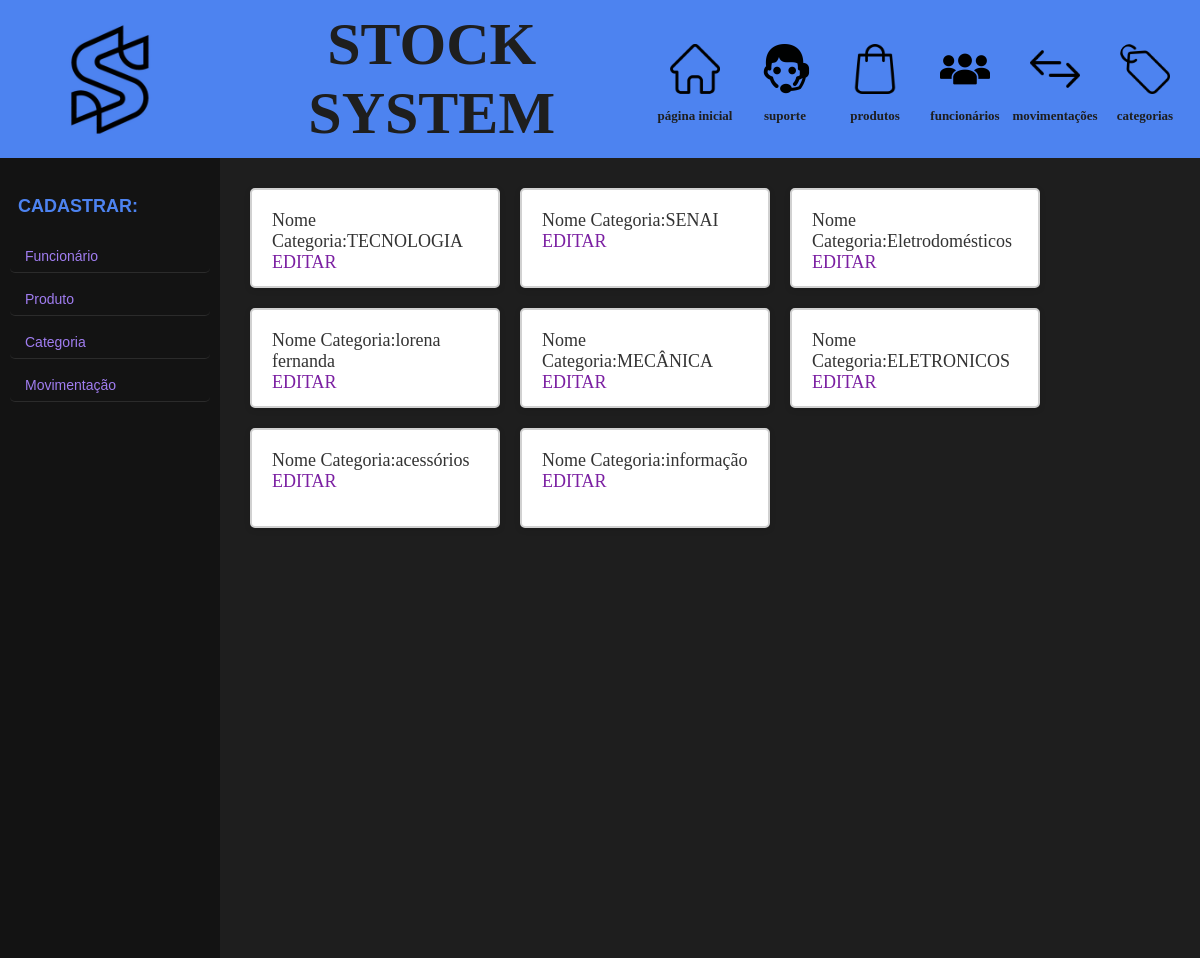
The page /categoria on the database as committed earlier.
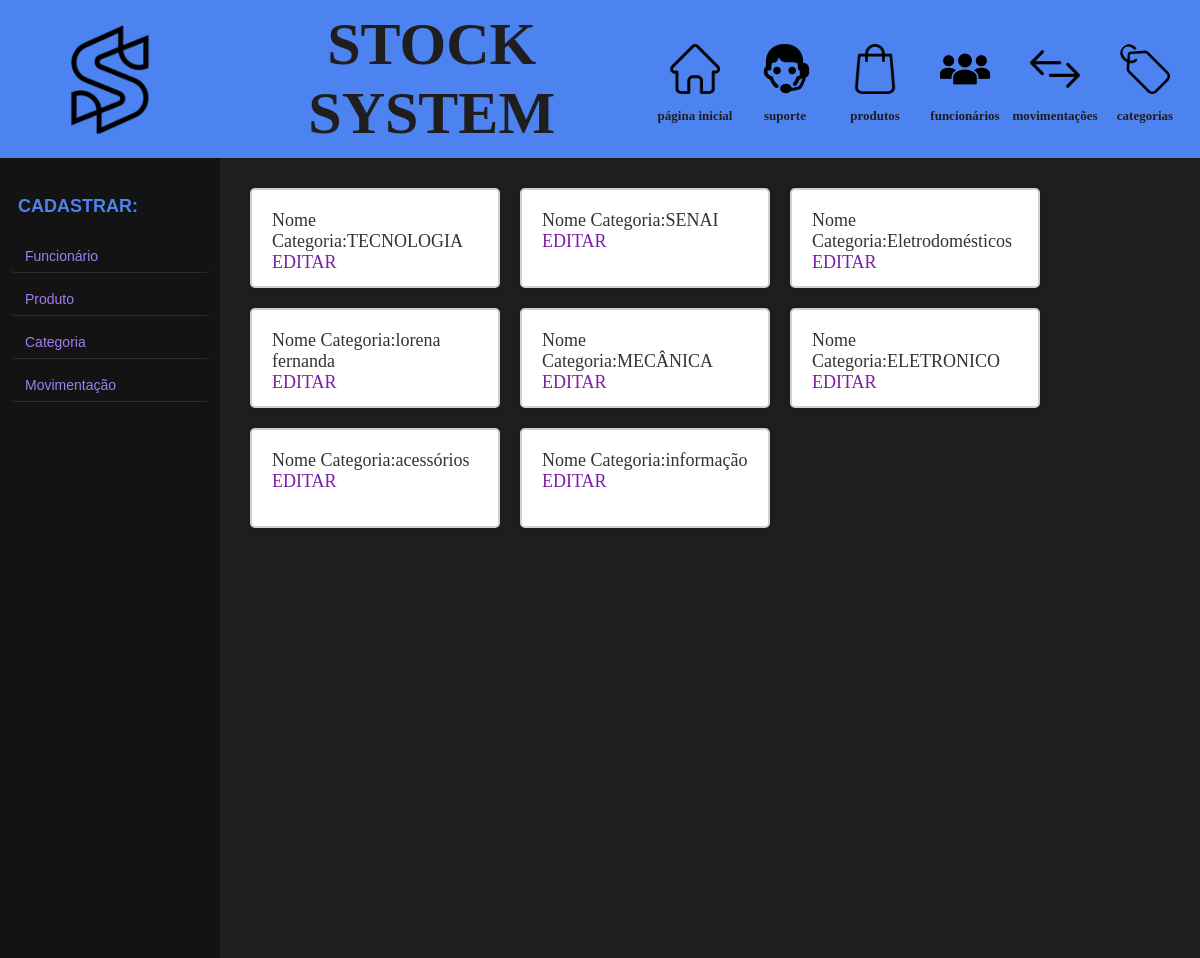
The same page on the database as committed later.
### models.py (models this page shows, shortened)
class Categoria(Base):
    __tablename__ = 'categoria'
    id = Column(Integer, primary_key=True)
    name_categoria = Column(String(20), nullable=False)
    def serialize_Categoria(self):
        dados_Categoria = {
            "id": self.id,
            "name_categoria": self.name_categoria,
        }
        return dados_Categoria

### app.py (the view)
@app.route('/categoria', methods=['GET'])
def categoria():
    sql_categoria = select(Categoria)
    resultado_categoria = db_session.execute(sql_categoria).scalars()
    lista_categoria = []
    for n in resultado_categoria:
        lista_categoria.append(n.serialize_Categoria())
        print((lista_categoria[-1]))
    return render_template('categoria.html',
                           lista_categoria=lista_categoria)

### templates/categoria.html
{% extends 'template.html' %}
{% block conteudo %}
{% for item in lista_categoria %}
<div class="conteudo_categoria">
    <p> Nome Categoria:{{item.name_categoria}} </p>
    <a href="{{url_for('editar_categoria', id_categoria=item.id)}}"> EDITAR</a>
</div>
{% endfor %}
{% endblock conteudo %}

Rows that differ between the two databases and show on the page:
changed Categoria: name_categoria "ELETRONICOS" → "ELETRONICO"
